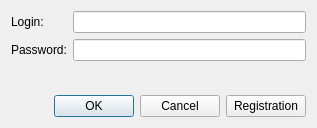
<?xml version="1.0" encoding="UTF-8"?>
<ui version="4.0">
 <class>LoginForm</class>
 <widget class="QWidget" name="LoginForm">
  <property name="geometry">
   <rect>
    <x>0</x>
    <y>0</y>
    <width>317</width>
    <height>128</height>
   </rect>
  </property>
  <property name="windowTitle">
   <string>Form</string>
  </property>
  <layout class="QVBoxLayout" name="verticalLayout">
   <item>
    <layout class="QFormLayout" name="formLayout">
     <item row="0" column="0">
      <widget class="QLabel" name="label">
       <property name="text">
        <string>Login:</string>
       </property>
      </widget>
     </item>
     <item row="0" column="1">
      <widget class="QLineEdit" name="loginEdit"/>
     </item>
     <item row="1" column="0">
      <widget class="QLabel" name="label_2">
       <property name="text">
        <string>Password:</string>
       </property>
      </widget>
     </item>
     <item row="1" column="1">
      <widget class="QLineEdit" name="passwordEdit">
       <property name="echoMode">
        <enum>QLineEdit::Password</enum>
       </property>
      </widget>
     </item>
    </layout>
   </item>
   <item>
    <spacer name="verticalSpacer">
     <property name="orientation">
      <enum>Qt::Vertical</enum>
     </property>
     <property name="sizeHint" stdset="0">
      <size>
       <width>20</width>
       <height>40</height>
      </size>
     </property>
    </spacer>
   </item>
   <item>
    <layout class="QHBoxLayout" name="horizontalLayout">
     <item>
      <widget class="QDialogButtonBox" name="buttonBox">
       <property name="standardButtons">
        <set>QDialogButtonBox::Cancel|QDialogButtonBox::Ok</set>
       </property>
      </widget>
     </item>
     <item>
      <widget class="QPushButton" name="registrationPushButton">
       <property name="text">
        <string>Registration</string>
       </property>
      </widget>
     </item>
    </layout>
   </item>
  </layout>
 </widget>
 <resources/>
 <connections/>
</ui>
